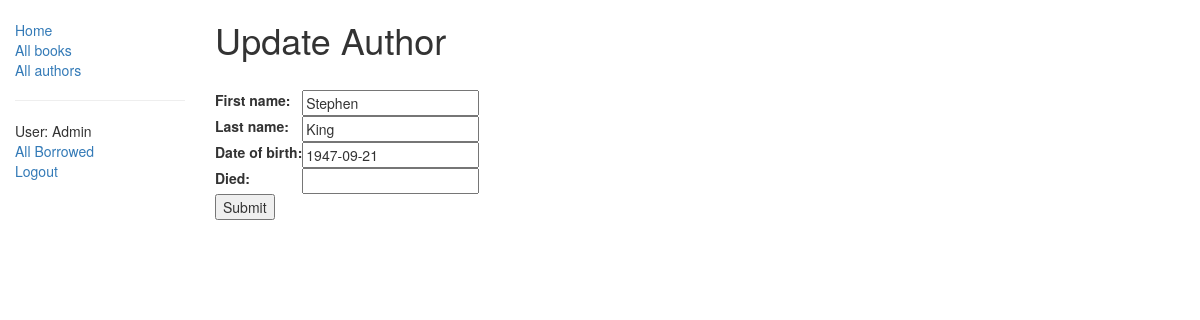
Screenshot of /catalog/author/1/update/ (signed in) with the database file from the repository.
### catalog/models.py (models this page shows, shortened)
class Author(models.Model):
    first_name = models.CharField(max_length=100)
    last_name = models.CharField(max_length=100)
    date_of_birth = models.DateField(null=True, blank=True)
    date_of_death = models.DateField('Died', null=True, blank=True)

### catalog/views.py (the view)
# urls.py: url(r'^author/(?P<pk>\d+)/update/$', views.AuthorUpdate.as_view(), name='author_update'),
class AuthorUpdate(PermissionRequiredMixin, UpdateView):
    model = Author
    fields = ['first_name','last_name','date_of_birth','date_of_death']
    permission_required = 'catalog.can_mark_returned'

### catalog/templates/catalog/author_form.html (shortened to what this page needs)
{% extends "base_generic.html" %}
{% block content %}
{% if 'create' in request.path %}
<h1>Add Author</h1>
{% elif 'update' in request.path %}
<h1>Update Author</h1>
{% endif %}
<br>
<form action="" method="post">
    <table>
    {{ form.as_table }}
    </table>
    <input type="submit" value="Submit" />
</form>
{% endblock %}

### catalog/templates/base_generic.html (shortened to what this page needs)
<!DOCTYPE html>
<html lang="en">
<head>
  <link rel="stylesheet" href="https://maxcdn.bootstrapcdn.com/bootstrap/3.3.7/css/bootstrap.min.css">
  {% load static %}
  <link rel="stylesheet" href="{% static 'css/styles.css' %}">
</head>
<body>
  <div class="container-fluid">
    <div class="row">
      <div class="col-sm-2">
      {% block sidebar %}
      <ul class="sidebar-nav">
          <li><a href="{% url 'index' %}">Home</a></li>
          <li><a href="{% url 'books' %}">All books</a></li>
          <li><a href="{% url 'authors' %}">All authors</a></li>
      </ul>
      <hr>
      <ul class="sidebar-nav">
        {% if user.is_authenticated %}
          <li>User: {{ user.get_username }}</li>
          {% if user.is_staff %}
          <li><a href="{% url 'all-borrowed' %}">All Borrowed</a></li>
          {% else %}
          <li><a href="{% url 'my-borrowed' %}">My Borrowed</a></li>
          {% endif %}
          <li><a href="{% url 'logout'%}?next={{request.path}}">Logout</a></li>
        {% else %}
          <li><a href="{% url 'login'%}?next={{request.path}}">Login</a></li>
        {% endif %}
      </ul>
     {% endblock %}
      </div>
      <div class="col-sm-10 ">
      {% block content %}{% endblock %}
      </div>
    </div>
  </div>
</body>
</html>

### catalog/static/css/styles.css (style rules this page uses)
.sidebar-nav { margin-top: 20px; padding: 0; list-style: none; }

### rows the page displays
Author: first_name "Stephen", last_name "King", date_of_birth "1947-09-21"

### other values shown
{{ user.get_username }} "Admin"
